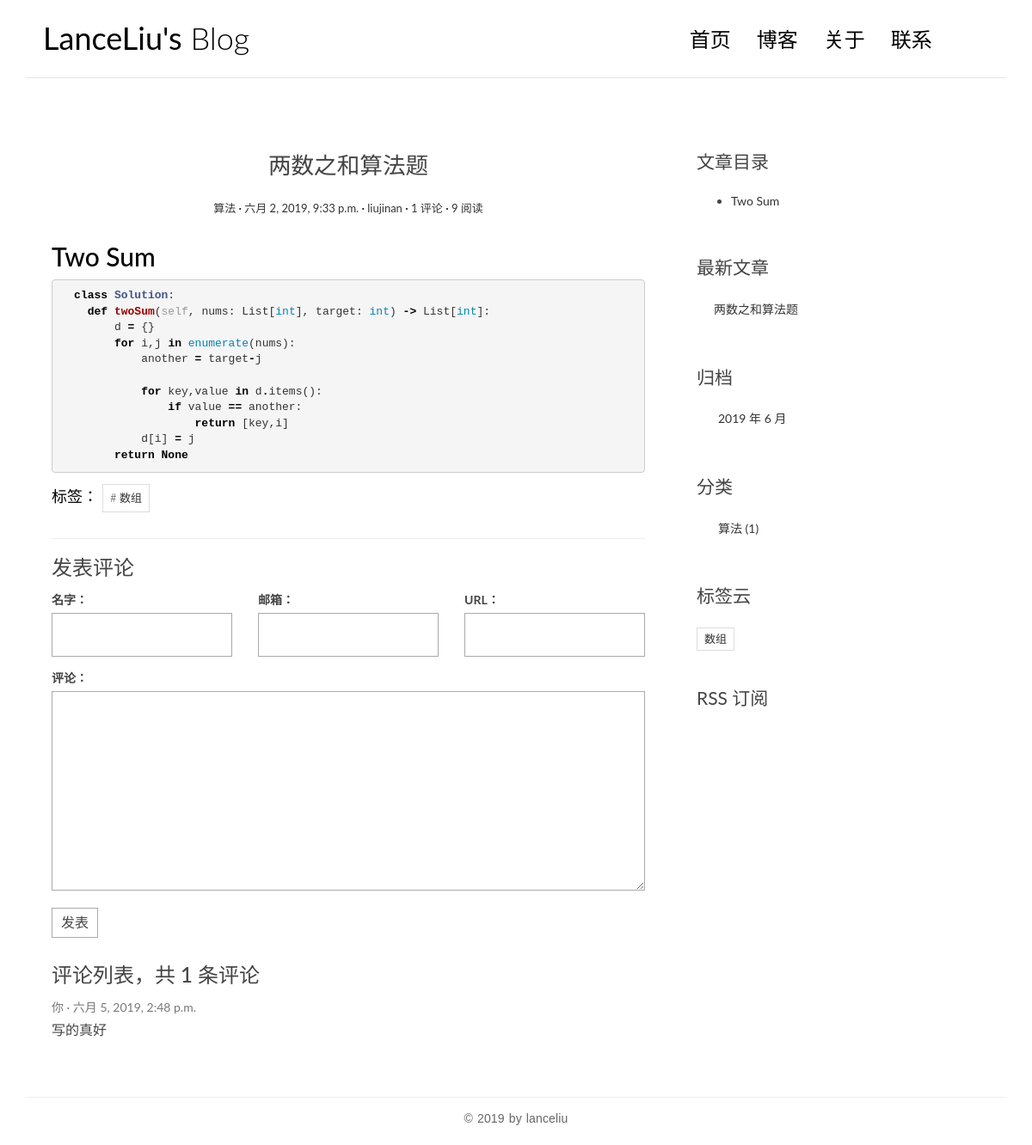
The app's page /post/1/ with its own data.
### blog/models.py (models this page shows, shortened)
@python_2_unicode_compatible
class Post(models.Model):
    title = models.CharField(max_length=70)
    body = models.TextField()
    created_time = models.DateTimeField()
    modified_time = models.DateTimeField()
    excerpt = models.CharField(max_length=200, blank=True)
    views = models.PositiveIntegerField(default=0)
    category = models.ForeignKey(Category,on_delete=models.CASCADE,)
    tags = models.ManyToManyField(Tag, blank=True)
    author = models.ForeignKey(User,on_delete=models.CASCADE,)
    def get_absolute_url(self):
        return reverse('blog:detail', kwargs={'pk': self.pk})
    class Meta:
        ordering = ['-created_time']
    def increase_views(self):
        self.views += 1
        self.save(update_fields=['views'])
    def save(self, *args, **kwargs):
        if not self.excerpt:
            md = markdown.Markdown(extensions=[
                'markdown.extensions.extra',
                'markdown.extensions.codehilite',
            ])
            self.excerpt = strip_tags(md.convert(self.body))[:54]
        super(Post, self).save(*args, **kwargs)

@python_2_unicode_compatible
class Category(models.Model):
    name = models.CharField(max_length=100)

@python_2_unicode_compatible
class Tag(models.Model):
    name = models.CharField(max_length=100)

### comments/models.py (models this page shows, shortened)
@python_2_unicode_compatible
class Comment(models.Model):
    name = models.CharField(max_length=100)
    email = models.EmailField(max_length=255)
    url = models.URLField(blank=True)
    text = models.TextField()
    created_time = models.DateTimeField(auto_now_add=True)
    post = models.ForeignKey('blog.Post',on_delete=models.CASCADE,)

### blog/views.py (the view)
# urls.py: url(r'^post/(?P<pk>[0-9]+)/$', views.PostDetailView.as_view(), name='detail'),
class PostDetailView(DetailView):
    model = Post
    template_name = 'blog/detail.html'
    context_object_name = 'post'
    def get(self, request, *args, **kwargs):
        response = super(PostDetailView, self).get(request, *args, **kwargs)
        self.object.increase_views()
        return response
    def get_object(self, queryset=None):
        post = super(PostDetailView, self).get_object(queryset=None)
        md = markdown.Markdown(extensions=[
            'markdown.extensions.extra',
            'markdown.extensions.codehilite',
            TocExtension(slugify=slugify),
        ])
        post.body = md.convert(post.body)
        post.toc = md.toc
        return post
    def get_context_data(self, **kwargs):
        context = super(PostDetailView, self).get_context_data(**kwargs)
        form = CommentForm()
        comment_list = self.object.comment_set.all()
        context.update({
            'form': form,
            'comment_list': comment_list
        })
        return context

### comments/forms.py
class CommentForm(forms.ModelForm):
    class Meta:
        model = Comment
        fields = ['name', 'email', 'url', 'text']

### blog/templatetags/blog_tags.py (called while the page is built)
@register.simple_tag
def get_recent_posts(num=5):
    return Post.objects.all()[:num]

@register.simple_tag
def archives():
    return Post.objects.dates('created_time', 'month', order='DESC')

@register.simple_tag
def get_categories():
    return Category.objects.annotate(num_posts=Count('post')).filter(num_posts__gt=0)

@register.simple_tag
def get_tags():
    return Tag.objects.annotate(num_posts=Count('post')).filter(num_posts__gt=0)

### templates/blog/detail.html (shortened to what this page needs)
{% extends 'base.html' %}
{% block main %}
    <article class="post post-{{ post.pk }}">
        <header class="entry-header">
            <h1 class="entry-title">{{ post.title }}</h1>
            <div class="entry-meta">
                <span class="post-category">
                    <a href="{% url 'blog:category' post.category.pk %}">{{ post.category.name }}</a></span>
                <span class="post-date"><a href="#"><time class="entry-date"
                                                          datetime="{{ post.created_time }}">{{ post.created_time }}</time></a></span>
                <span class="post-author"><a href="#">{{ post.author }}</a></span>
                <span class="comments-link">
                    <a href="{{ post.get_absolute_url }}#comment-area">{{ post.comment_set.count }} 评论</a></span>
                <span class="views-count"><a href="#">{{ post.views }} 阅读</a></span>
            </div>
        </header>
        <div class="entry-content clearfix">
            {{ post.body|safe }}
            <div class="widget-tag-cloud">
                <ul>
                    标签：
                    {% for tag in post.tags.all %}
                        <li><a href="{% url 'blog:tag' tag.pk %}"># {{ tag.name }}</a></li>
                    {% endfor %}
                </ul>
            </div>
        </div>
    </article>
    <section class="comment-area" id="comment-area">
        <hr>
        <h3>发表评论</h3>
        <form action="{% url 'comments:post_comment' post.pk %}" method="post" class="comment-form">
            <div class="row">
                <div class="col-md-4">
                    <label for="{{ form.name.id_for_label }}">名字：</label>
                    {{ form.name }}
                </div>
                <div class="col-md-4">
                    <label for="{{ form.email.id_for_label }}">邮箱：</label>
                    {{ form.email }}
                </div>
                <div class="col-md-4">
                    <label for="{{ form.url.id_for_label }}">URL：</label>
                    {{ form.url }}
                </div>
                <div class="col-md-12">
                    <label for="{{ form.text.id_for_label }}">评论：</label>
                    {{ form.text }}
                    <button type="submit" class="comment-btn">发表</button>
                </div>
            </div>
        </form>
        <div class="comment-list-panel">
            <h3>评论列表，共 <span>{{ post.comment_set.count }}</span> 条评论</h3>
            <ul class="comment-list list-unstyled">
                {% for comment in comment_list %}
                    <li class="comment-item">
                        <span class="nickname">{{ comment.name }}</span>
                        <time class="submit-date"
                              datetime="{{ comment.created_time }}">{{ comment.created_time }}</time>
                        <div class="text">
                            {{ comment.text }}
                        </div>
                    </li>
                {% empty %}
                    暂无评论
                {% endfor %}
            </ul>
        </div>
    </section>
{% endblock main %}
{% block toc %}
    <div class="widget widget-content">
        <h3 class="widget-title">文章目录</h3>
        {{ post.toc|safe }}
    </div>
{% endblock toc %}

### templates/base.html (shortened to what this page needs)
{% load staticfiles %}
{% load blog_tags %}
<!DOCTYPE html>
<html>
<head>
    <link rel="stylesheet" href="http://code.ionicframework.com/ionicons/2.0.1/css/ionicons.min.css">
    <link rel="stylesheet" href="{% static 'blog/css/bootstrap.min.css' %}">
    <link rel="stylesheet" href="{% static 'blog/css/pace.css' %}">
    <link rel="stylesheet" href="{% static 'blog/css/custom.css' %}">
    <link rel="stylesheet" href="{% static 'blog/css/highlights/github.css' %}">
</head>
<body>
<div class="container">
    <header id="site-header">
        <div class="row">
            <div class="col-md-4 col-sm-5 col-xs-8">
                <div class="logo">
                    <h1><a href="{% url 'blog:index' %}"><b>LanceLiu's</b> Blog</a></h1>
                </div>
            </div>
            <div class="col-md-8 col-sm-7 col-xs-4">
                <nav class="main-nav" role="navigation">
                    <div class="collapse navbar-collapse" id="bs-example-navbar-collapse-1">
                        <ul class="nav navbar-nav navbar-right">
                            <li class="cl-effect-11"><a href="{% url 'blog:index' %}" data-hover="首页">首页</a></li>
                            <li class="cl-effect-11"><a href="#" data-hover="博客">博客</a></li>
                            <li class="cl-effect-11"><a href="#" data-hover="关于">关于</a></li>
                            <li class="cl-effect-11"><a href="#" data-hover="联系">联系</a></li>
                        </ul>
                    </div>
                </nav>
            </div>
        </div>
    </header>
</div>
<div class="content-body">
    <div class="container">
        <div class="row">
            <main class="col-md-8">
                {% block main %}
                {% endblock main %}
            </main>
            <aside class="col-md-4">
                {% block toc %}
                {% endblock toc %}
                <div class="widget widget-recent-posts">
                    <h3 class="widget-title">最新文章</h3>
                    {% get_recent_posts as recent_post_list %}
                    <ul>
                        {% for post in recent_post_list %}
                            <li>
                                <a href="{{ post.get_absolute_url }}">{{ post.title }}</a>
                            </li>
                        {% empty %}
                            暂无文章！
                        {% endfor %}
                    </ul>
                </div>
                <div class="widget widget-archives">
                    <h3 class="widget-title">归档</h3>
                    {% archives as date_list %}
                    <ul>
                        {% for date in date_list %}
                            <li>
                                <a href="{% url 'blog:archives' date.year date.month %}">{{ date.year }}
                                    年 {{ date.month }} 月</a>
                            </li>
                        {% empty %}
                            暂无归档！
                        {% endfor %}
                    </ul>
                </div>
                <div class="widget widget-category">
                    <h3 class="widget-title">分类</h3>
                    {% get_categories as category_list %}
                    <ul>
                        {% for category in category_list %}
                            <li>
                                <a href="{% url 'blog:category' category.pk %}">{{ category.name }} <span
                                        class="post-count">({{ category.num_posts }})</span></a>
                            </li>
                        {% empty %}
                            暂无分类！
                        {% endfor %}
                    </ul>
                </div>
                <div class="widget widget-tag-cloud">
                    <h3 class="widget-title">标签云</h3>
                    {% get_tags as tag_list %}
                    <ul>
                        {% for tag in tag_list %}
                            <li>
                                <a href="{% url 'blog:tag' tag.pk %}">{{ tag.name }}</a>
                            </li>
                        {% empty %}
                            暂无标签！
                        {% endfor %}
                    </ul>
                </div>
                <div class="rss">
                    <a href="{% url 'rss' %}"> RSS 订阅</a>
                </div>
            </aside>
        </div>
    </div>
</div>
<footer id="site-footer">
    <div class="container">
        <div class="row">
            <div class="col-md-12">
                <p class="copyright">&copy 2019 by lanceliu
                </p>
            </div>
        </div>
    </div>
</footer>
</body>
</html>

### blog/static/blog/css/custom.css (style rules this page uses)
* { outline: none; }
h1, h2, h3, h4, h5, h6 { margin-top: 0; }
b { font-weight: 400; }
a { color: #333; }
body { color: #444; font-family: 'Lato', sans-serif; }
p { font-family: 'Ubuntu', sans-serif; font-weight: 400; word-spacing: 1px; letter-spacing: 0.01em; }
#site-header { background-color: #FFF; padding: 25px 20px; margin-bottom: 40px; border-bottom: 1px solid #e7e7e7; }
.logo h1 a { color: #000; }
.logo h1 { margin: 0; font-family: 'Lato', sans-serif; font-weight: 300; }
.main-nav { margin-top: 11px; max-width: 95%; }
.main-nav a { color: #000000 !important; padding: 0 0 5px 0 !important; margin-right: 30px; font-family: 'Lato', sans-serif; font-weight: 300; font-size: 24px; }
.cl-effect-11 a { padding: 10px 0; color: #0972b4; text-shadow: none; }
.cl-effect-11 a::before { position: absolute; top: 0; left: 0; overflow: hidden; padding: 0 0 5px 0 !important; max-width: 0; border-bottom: 1px solid #000; color: #000; content: attr(data-hover); white-space: nowrap; -webkit-transition: max-width 0.5s; -moz-transition: max-width 0.5s; transition: max-width 0.5s; }
.content-body { padding-bottom: 4em; }
.post { background: #fff; padding: 30px 30px 0; }
.entry-title { text-align: center; font-size: 1.9em; margin-bottom: 20px; line-height: 1.6; padding: 10px 20px 0; }
.entry-meta { text-align: center; color: #DDDDDD; font-size: 13px; margin-bottom: 30px; }
.entry-content { font-size: 18px; line-height: 1.9; font-weight: 300; color: #000; }
.post-category::after, .post-date::after, .post-author::after, .comments-link::after { content: ' ·'; color: #000; }
.widget { background: #fff; padding: 30px 0 0; }
.widget-title { font-size: 1.5em; margin-bottom: 20px; line-height: 1.6; padding: 10px 0 0; font-weight: 400; }
.widget-recent-posts ul { padding: 0; margin: 0; padding-left: 20px; }
.widget-recent-posts ul li { list-style-type: none; position: relative; line-height: 170%; margin-bottom: 10px; }
.widget-recent-posts ul li::before { content: '\f3d3'; font-family: "Ionicons"; position: absolute; left: -17px; top: 3px; font-size: 16px; color: #000; }
.widget-archives ul { padding: 0; margin: 0; padding-left: 25px; }
.widget-archives ul li { list-style-type: none; position: relative; line-height: 170%; margin-bottom: 10px; }
.widget-archives ul li::before { content: '\f3f3'; font-family: "Ionicons"; position: absolute; left: -25px; top: 1px; font-size: 16px; color: #000; }
.widget-category ul { padding: 0; margin: 0; padding-left: 25px; }
.widget-category ul li { list-style-type: none; position: relative; line-height: 170%; margin-bottom: 10px; }
.widget-category ul li::before { content: '\f3fe'; font-family: "Ionicons"; position: absolute; left: -25px; top: 1px; font-size: 18px; color: #000; }
.widget-tag-cloud ul { padding: 0; margin: 0; margin-right: -10px; }
.widget-tag-cloud ul li { list-style-type: none; font-size: 13px; display: inline-block; margin-right: 10px; margin-bottom: 10px; padding: 3px 8px; border: 1px solid #ddd; }
.widget-content ul li { margin-bottom: 10px; }
.rss { font-size: 21px; margin-top: 30px; }
.rss a { color: #444; }
#site-footer { padding-top: 10px; padding: 0 0 1.5em 0; }
.copyright { text-align: center; padding-top: 1em; margin: 0; border-top: 1px solid #eee; color: #666; }
.contact-form input, .comment-form input { border: 1px solid #aaa; margin-bottom: 15px; width: 100%; padding: 15px 15px; font-size: 16px; line-height: 100%; transition: 0.4s border-color linear; }
.contact-form textarea, .comment-form textarea { border: 1px solid #aaa; margin-bottom: 15px; width: 100%; padding: 15px 15px; font-size: 16px; line-height: 20px !important; min-height: 183px; transition: 0.4s border-color linear; }
.comment-area { padding: 0 30px 0; }
.comment-form { margin-top: 15px; }
.comment-form .comment-btn { background-color: #fff; border: 1px solid #aaa; font-size: 16px; padding: 5px 10px; }
.comment-list-panel { margin-top: 30px; }
.comment-list { margin-top: 15px; }
.comment-item .nickname, .comment-item .submit-date { color: #777; font-size: 14px; }
.comment-item .nickname:after { content: ' ·'; }
.comment-item .text { padding-top: 5px; font-size: 16px; }

### records on screen
Post: title "两数之和算法题", category.name "算法", created_time "六月 2, 2019, 9:33 p.m.", author "liujinan", comment_set.count "1", views "9", body "Two Sum class Solution : def twoSum ( self , nums : List [ int ], target : int ) -> List [ int ]: d = {} for i , j in enumerate ( nums ): another = target - j for key , value in d . items (): if value == another : return [ key , i ] d [ i ] = j return None", toc "Two Sum"
Tag: name "数组"
Comment: name "你", created_time "六月 5, 2019, 2:48 p.m.", text "写的真好"
Category: name "算法", num_posts "1"

### other values on screen
{{ date.year }} "2019"
{{ date.month }} "6"
